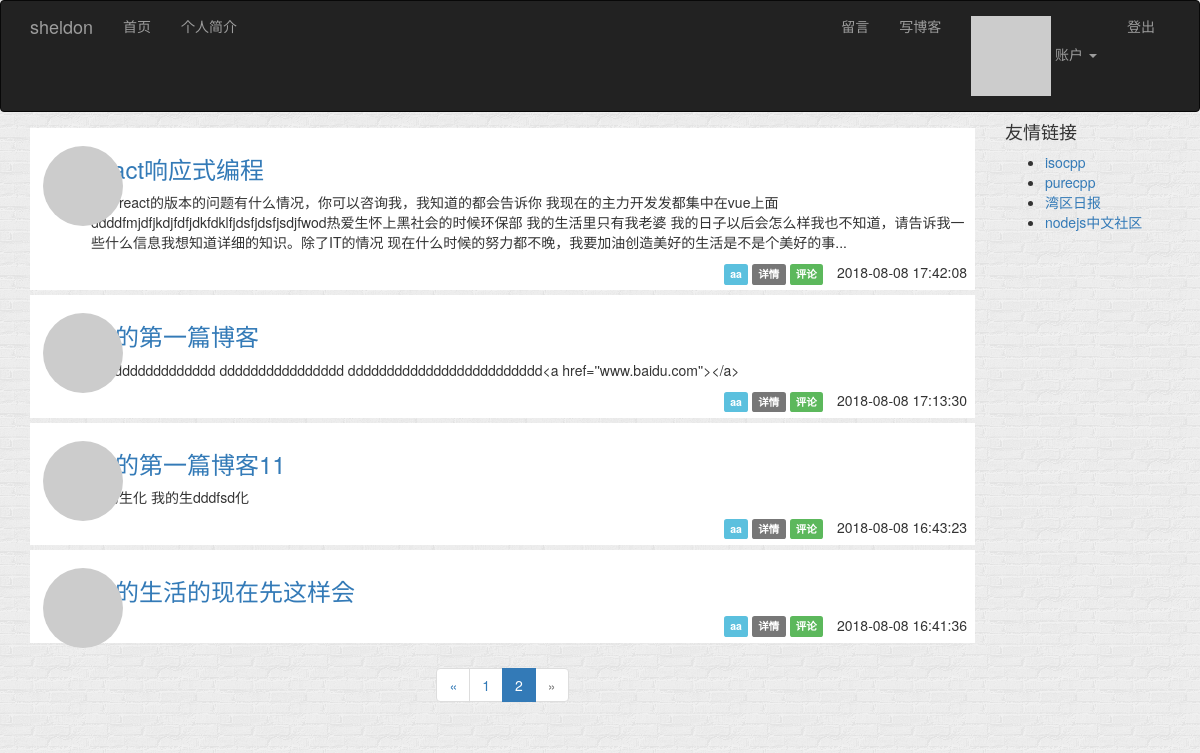
The app's page /?page=2 (signed in) with its own data.
### app/models.py (models this page shows, shortened)
class Post(db.Model):
    __tablename__ = 'posts'
    id = db.Column(db.Integer, primary_key=True)
    body = db.Column(db.Text)
    body_html = db.Column(db.Text)
    timestamp = db.Column(db.DateTime(), index=True, default=datetime.now)
    title = db.Column(db.String(64))
    author_id = db.Column(db.Integer, db.ForeignKey('users.id'))

class User(UserMixin, db.Model):
    __tablename__ = 'users'
    id = db.Column(db.Integer, primary_key=True)
    email = db.Column(db.String(64), unique=True, index=True)
    username = db.Column(db.String(64), unique=True, index=True)
    role_id = db.Column(db.Integer, db.ForeignKey('roles.id'))
    password_hash = db.Column(db.String(128))
    password = db.Column(db.String(128))
    confirmed = db.Column(db.Boolean, default=False)
    name = db.Column(db.String(64))
    location = db.Column(db.String(64))
    about_me = db.Column(db.Text())
    member_since = db.Column(db.DateTime(), default=datetime.now())
    last_seen = db.Column(db.DateTime(), default=datetime.now())
    posts = db.relationship('Post', backref='author', lazy='dynamic')
    def ping(self):
        self.last_seen = datetime.now()
        db.session.add(self)
        db.session.commit()
    def gravatar_hash(self):
        return hashlib.md5(self.email.lower().encode('utf-8')).hexdigest()
    def gravatar(self, size=100, default='wavatar', rating='x'):
        url = 'https://secure.gravatar.com/avatar'
        hash = self.gravatar_hash()
        return '{url}/{hash}?s={size}&d={default}&r={rating}'.format(
            url=url, hash=hash, size=size, default=default, rating=rating)

### app/main/views.py (the view, shortened to what this page needs)
@main.route('/', methods=['GET', 'POST'])
def index():
    form = PostForm()
    page = request.args.get('page', 1, type=int)
    pagination = Post.query.order_by(Post.timestamp.desc()).paginate(
        page, per_page=current_app.config['FLASKY_POSTS_PER_PAGE'],
        error_out=False)
    posts = pagination.items
    return render_template('index.html', form=form, posts=posts, pagination=pagination)

### app/auth/views.py (called while the page is built)
@auth.before_app_request
def before_request():
    if current_user.is_authenticated:
        current_user.ping()

### app/models.py (called while the page is built)
@login_manager.user_loader
def load_user(user_id):
    return User.query.get(int(user_id))

### app/templates/index.html (shortened to what this page needs)
{% extends "base.html" %}
{% import "bootstrap/wtf.html" as wtf %}
{% import "_macros.html" as macros %}
{% block page_content %}
<div class='row'>
    <div class='col-md-10'>
        {% include "_posts.html" %}
        {% if pagination %}
        <div class="pagination">
            {{ macros.pagination_widget(pagination, '.index') }}
        </div>
        {% endif %}
    </div>
    {% include '_side.html' %}
</div>
{% endblock %}

### app/templates/_posts.html
<ul class="posts">
    {% for post in posts %}
    <li class="post">
        <div class="post-thumbnail">
            <a href="{{ url_for('.user', id=post.id , username=post.author.username) }}">
                <img class="img-circle mt10" src="{{ post.author.gravatar(size=40) }}">
            </a>
        </div>
        <div class="post-content ">
            <div class="post-title h3">
                <a href="{{ url_for('.post', id=post.id) }}">{{ post.title}}</a>
            </div>
            <div class="post-body">
                {% if post.body_html %}
                {{ post.body_html | safe | striptags | truncate(200, True) }}
                {% else %}
                {{ post.body | truncate(200, True) }}
                {% endif %}
            </div>
            <div class="post-footer mt10">
                {% if current_user == post.author %}
                <a href="{{ url_for('main.edit', id=post.id) }}">
                    <span class="label label-info">编辑</span>
                </a>
                {% else %}
                <a href="{{ url_for('.user',username=post.author.username) }}">
                    <span class="label label-info">{{ post.author.username }}</span>
                </a>
                {% endif %}
                <a href="{{ url_for('.post', id=post.id) }}">
                    <span class="label label-default">详情</span>
                </a>
                <a href="{{ url_for('.post', id=post.id) }}#comments">
                    <span class="label label-success">评论</span>
                </a>
                <span class="post-date ml10">{{ post.timestamp.strftime('%Y-%m-%d %H:%M:%S')}}</span>
            </div>
        </div>
    </li>
    {% endfor %}
</ul>

### app/static/styles.css (style rules this page uses)
body { background-image: url("../static/imgs/brick-wall.png"); background-attachment: scroll; }
ul.posts { list-style-type: none; padding: 0px; margin: 16px 0px 0px 0px; }
ul.posts li.post { position: relative; padding: 8px; background-color: #fff; margin-bottom: 5px; border-left: 5px solid #fff; transition: all 0.3s linear; }
div.post-thumbnail, .profile-thumbnail { position: absolute; }
div.post-content { margin-left: 48px; min-height: 48px; }
div.post-footer { text-align: right; }
div.pagination { width: 100%; text-align: center; padding: 0px; margin: 0px; }
.ml10 { margin-left: 10px; }
.mt10 { margin-top: 10px; }

### records on screen
Post: title "react响应式编程", body_html "关于react的版本的问题有什么情况，你可以咨询我，我知道的都会告诉你 我现在的主力开发发都集中在vue上面 ddddfmjdfjkdjfdfjdkfdklfjdsfjdsfjsdjfwod热爱生怀上黑社会的时候环保部 我的生活里只有我老婆 我的日子以后会怎么样我也不知道，请告诉我一些什么信息我想知道详细的知识。除了IT的情况 现在什么时候的努力都不晚，我要加油创造美好的生活是不是个美好的事...", author.username "aa", timestamp "2018-08-08 17:42:08"
Post: title "我的第一篇博客", body_html "dddddddddddddddd dddddddddddddddd ddddddddddddddddddddddddd<a href=''www.baidu.com''></a>", author.username "aa", timestamp "2018-08-08 17:13:30"
Post: title "我的第一篇博客11", body_html "我的生化 我的生dddfsd化", author.username "aa", timestamp "2018-08-08 16:43:23"
Post: title "我的生活的现在先这样会", author.username "aa", timestamp "2018-08-08 16:41:36"

### other values on screen
{{ p }} "1"
{{ p }} "2"
